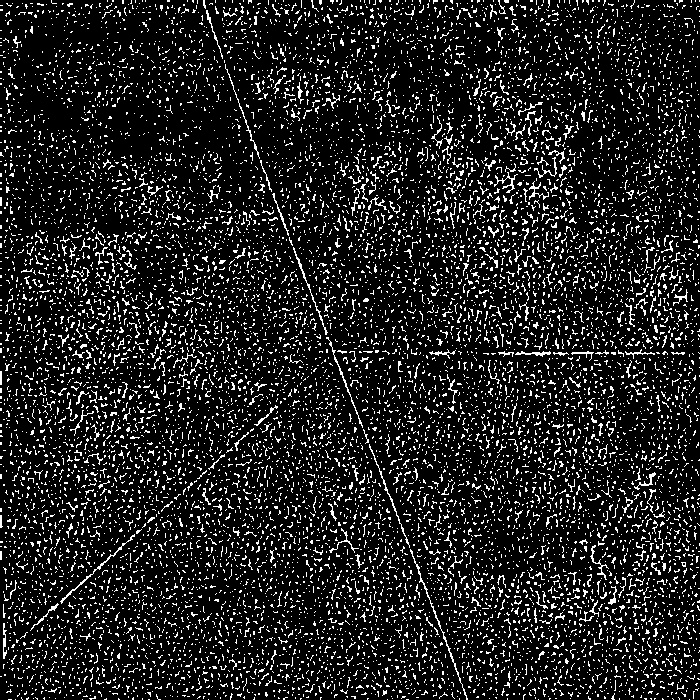
#> input picture summer_vacation/fold_paper_1/adaptive/7_adaptive.jpg, 700 x 700 px, found by its file name
$ python distance3.py
#> lines starting #> are read from the running program, lines starting #| are printed output that depends on the picture; after the words box and inside, x2 and y2 are one past the last pixel; in counts of white or black regions, pixels touching at a corner belong together
import cv2
import numpy as np
import matplotlib.pyplot as plt
import matplotlib

matplotlib.rcParams["font.sans-serif"] = ["Microsoft JhengHei", "SimHei", "DejaVu Sans"]
matplotlib.rcParams["axes.unicode_minus"] = False


def detect_all_points_in_binary_image(image_path, output_path="point"):
    """
    在二值化圖片中偵測所有的點（像素點）

    Args:
        image_path (str): 二值化圖片的路徑
        output_path (str): 輸出結果圖片的路徑（可選）

    Returns:
        tuple: (點的座標列表, 點的數量)
    """
#> called with image_path = 'adaptive\\7_adaptive.jpg', output_path = 'point'
    # 讀取圖像
    image = cv2.imread(image_path, cv2.IMREAD_GRAYSCALE)
#> image is the input picture: shape (700, 700); min 0, max 255, mean 32.4
    if image is None:
        print(f"無法讀取圖像文件: {image_path}")
        return [], 0

    print(f"圖像尺寸: {image.shape[1]} x {image.shape[0]}")
#| 圖像尺寸: 700 x 700

    # 確保圖像是二值化的
    if len(np.unique(image)) > 2:
        print("警告: 圖像不是純二值化的，正在進行二值化處理...")
        _, image = cv2.threshold(image, 127, 255, cv2.THRESH_BINARY)
#> image: shape (700, 700); 12.5% white in thin lines or dots

    # 方法1: 找出所有白色像素點（假設白色為前景）
    white_points = np.where(image == 255)
#> white_points = 61194 positions, rows 0 to 699, columns 0 to 699
    white_coordinates = list(zip(white_points[1], white_points[0]))  # (x, y) 格式
#> white_coordinates = 61194 items

    print(f"白色像素點數量: {len(white_coordinates)}")
#| 白色像素點數量: 61194

    # 創建可視化圖像
    if output_path or True:  # 總是顯示結果
        # 創建彩色圖像來標記點
        vis_image = cv2.cvtColor(image, cv2.COLOR_GRAY2BGR)
#> vis_image: shape (700, 700, 3); 12.5% white in thin lines or dots

        for x, y in white_coordinates:
            cv2.circle(vis_image, (x, y), 1, (0, 0, 255), -1)  # 紅色點
#> this loop made 61194 passes
#> x on passes 1 to 3: 51, 107, 112
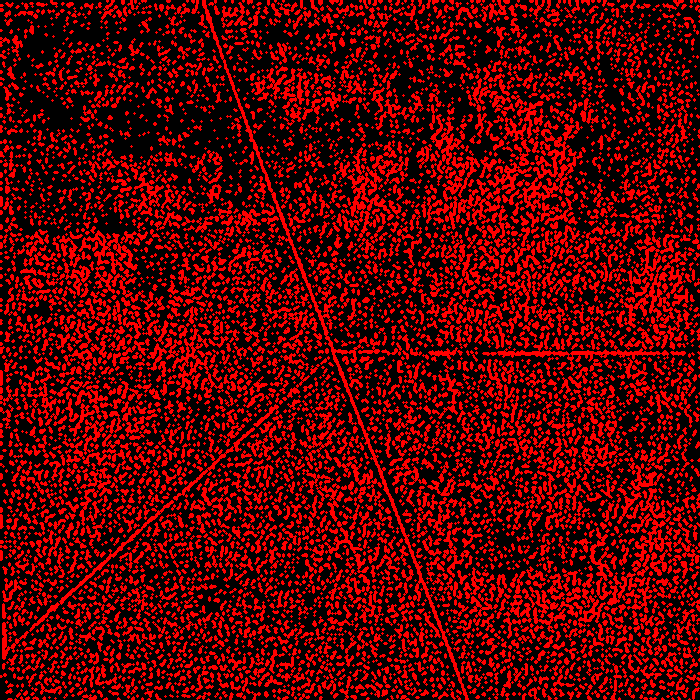
#> vis_image: shape (700, 700, 3); mean B, G, R 0, 0, 90.6

        # [14 lines of commented-out code are left out]

        if output_path:
            name = image_path.split("\\")[-1].split("_")[0]
            path = f"{output_path}\{name}_point.jpg"

            cv2.imwrite(path, vis_image)
            print(f"結果已儲存至: {path}")

        # plt.show()

    # 返回白色點作為主要結果（通常白色是前景）
    return white_coordinates, len(white_coordinates)


if __name__ == "__main__":
    image_path = r"adaptive\7_adaptive.jpg"  # 或者其他二值化圖像
    all_point, n_point = detect_all_points_in_binary_image(image_path)
#> all_point = 61194 items; n_point = 61194
    print(f"總白色點數量: {n_point}")
#| 總白色點數量: 61194
    print(f"所有點的座標: {all_point[:10]}... (總數: {n_point})")
#> (printed output is left out)

$ run again, with summer_vacation/fold_paper_1/adaptive/1_adaptive.jpg copied over summer_vacation/fold_paper_1/adaptive/7_adaptive.jpg
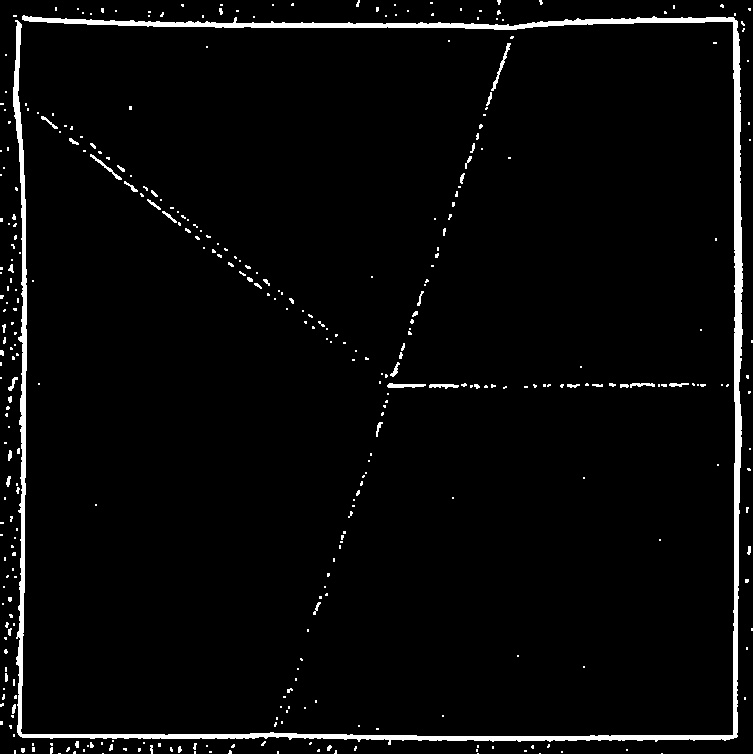
#> input picture summer_vacation/fold_paper_1/adaptive/1_adaptive.jpg, 753 x 754 px, found by its file name
#> in detect_all_points_in_binary_image, image is the input picture: shape (754, 753); min 0, max 255, mean 8.8
#| 圖像尺寸: 753 x 754
#> image: shape (754, 753); 3.4% white; 374 white regions (323 under 20 px), largest, box (x1, y1, x2, y2) and area: (13, 15, 743, 745) 14819, (491, 43, 511, 91) 150, (387, 383, 426, 388) 137
#> white_points = 19412 positions, rows 0 to 753, columns 0 to 752
#> white_coordinates = 19412 pairs, first value 0 to 752, second value 0 to 753
#| 白色像素點數量: 19412
#> the loop in detect_all_points_in_binary_image, `for x, y in white_coordinates:` made 19412 passes
#> (x, y) on passes 1 to 3: (358, 0), (359, 0), (497, 0)
#> after the loop in detect_all_points_in_binary_image, `for x, y in white_coordinates:`:
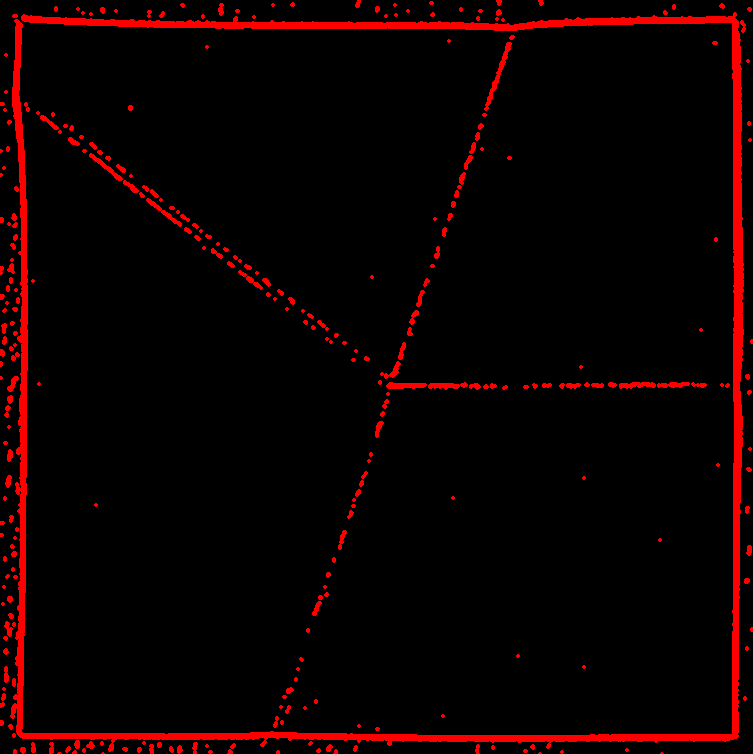
#> vis_image: shape (754, 753, 3); mean B, G, R 0, 0, 13.6
#> all_point has the same summary as white_coordinates in detect_all_points_in_binary_image; n_point = 19412
#| 總白色點數量: 19412
#> (printed output is left out)

$ run again, with summer_vacation/fold_paper_1/adaptive/8_adaptive.jpg copied over summer_vacation/fold_paper_1/adaptive/7_adaptive.jpg
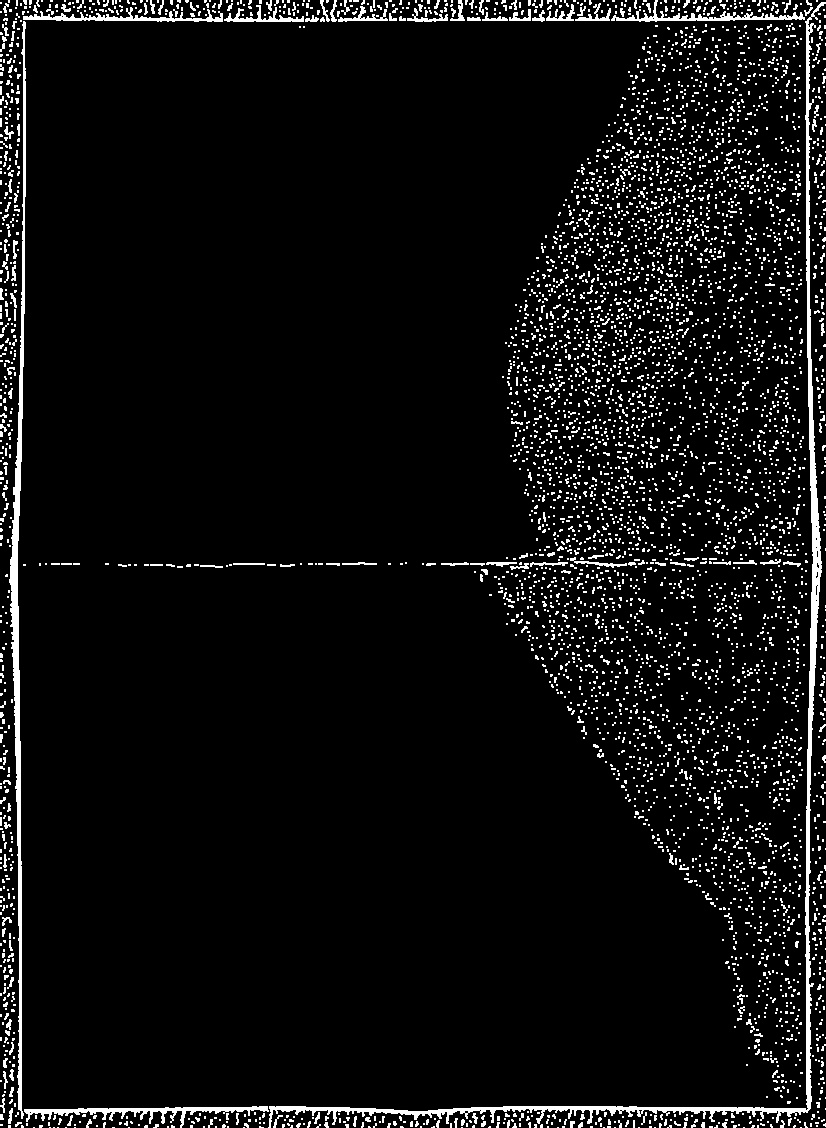
#> input picture summer_vacation/fold_paper_1/adaptive/8_adaptive.jpg, 826 x 1128 px, found by its file name
#> in detect_all_points_in_binary_image, image is the input picture: shape (1128, 826); min 0, max 255, mean 15.4
#| 圖像尺寸: 826 x 1128
#> image: shape (1128, 826); 6% white in thin lines or dots
#> white_points = 55908 positions, rows 0 to 1127, columns 0 to 825
#> white_coordinates = 55908 items
#| 白色像素點數量: 55908
#> the loop in detect_all_points_in_binary_image, `for x, y in white_coordinates:` made 55908 passes
#> x on passes 1 to 3: 8, 9, 16
#> after the loop in detect_all_points_in_binary_image, `for x, y in white_coordinates:`:
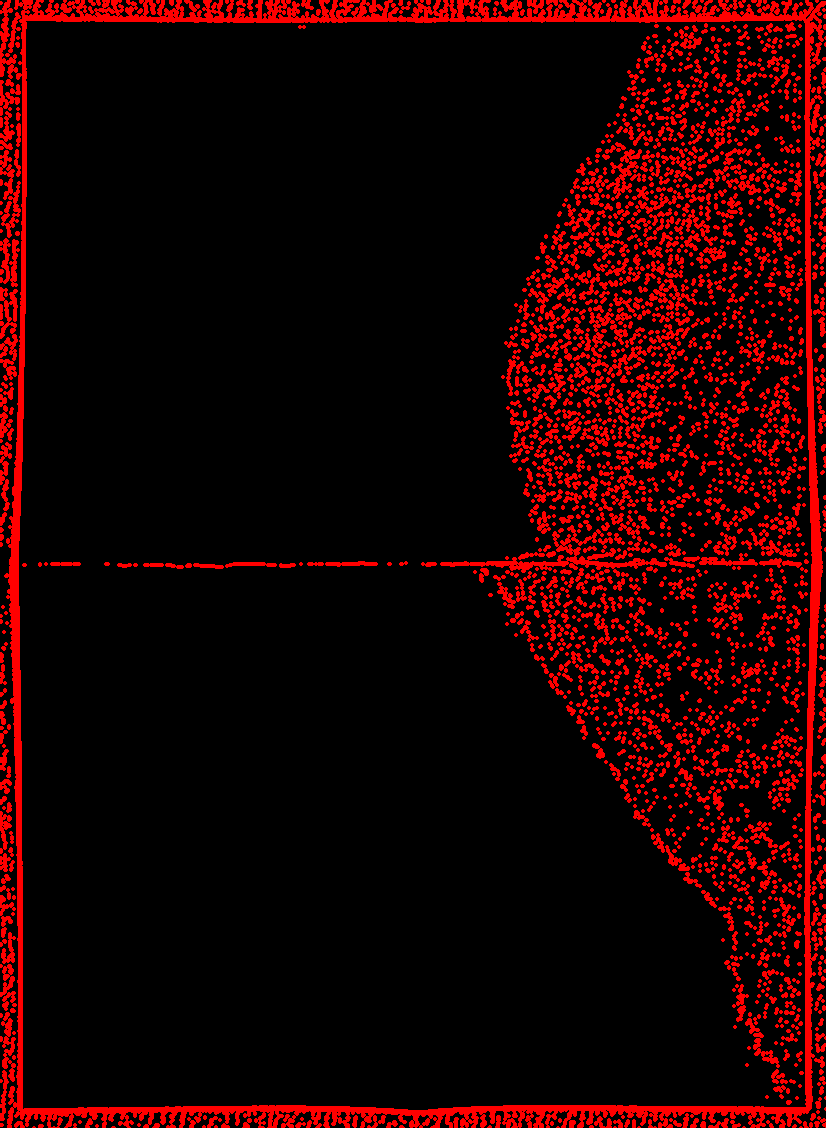
#> vis_image: shape (1128, 826, 3); mean B, G, R 0, 0, 32.5
#> n_point = 55908
#| 總白色點數量: 55908
#> (printed output is left out)

$ run again, with summer_vacation/fold_paper_1/adaptive/9_adaptive.jpg copied over summer_vacation/fold_paper_1/adaptive/7_adaptive.jpg
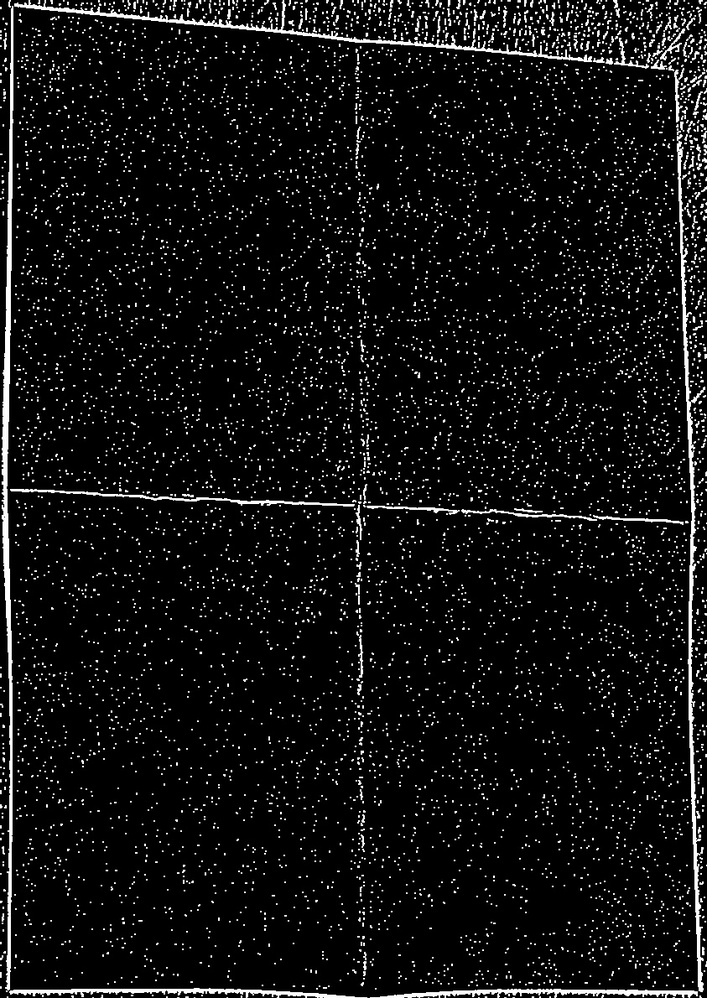
#> input picture summer_vacation/fold_paper_1/adaptive/9_adaptive.jpg, 707 x 998 px, shrunk from 843 x 1190 before the run, found by its file name
#> in detect_all_points_in_binary_image, image is the input picture: shape (998, 707); min 0, max 255, mean 16.9
#| 圖像尺寸: 707 x 998
#> in detect_all_points_in_binary_image, `_, image = cv2.threshold(image, 127, 255, cv2.THRESH_BINARY)`:
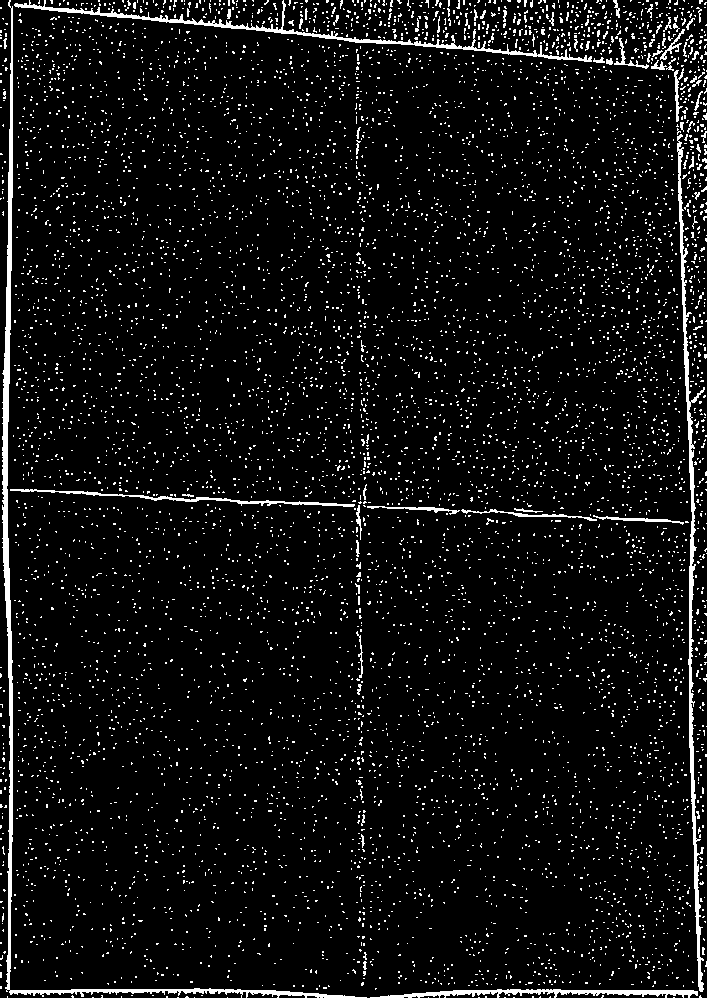
#> image: shape (998, 707); 5.9% white in thin lines or dots
#> white_points = 41963 positions, rows 0 to 997, columns 0 to 706
#> white_coordinates = 41963 items
#| 白色像素點數量: 41963
#> the loop in detect_all_points_in_binary_image, `for x, y in white_coordinates:` made 41963 passes
#> x on passes 1 to 3: 9, 10, 29
#> after the loop in detect_all_points_in_binary_image, `for x, y in white_coordinates:`:
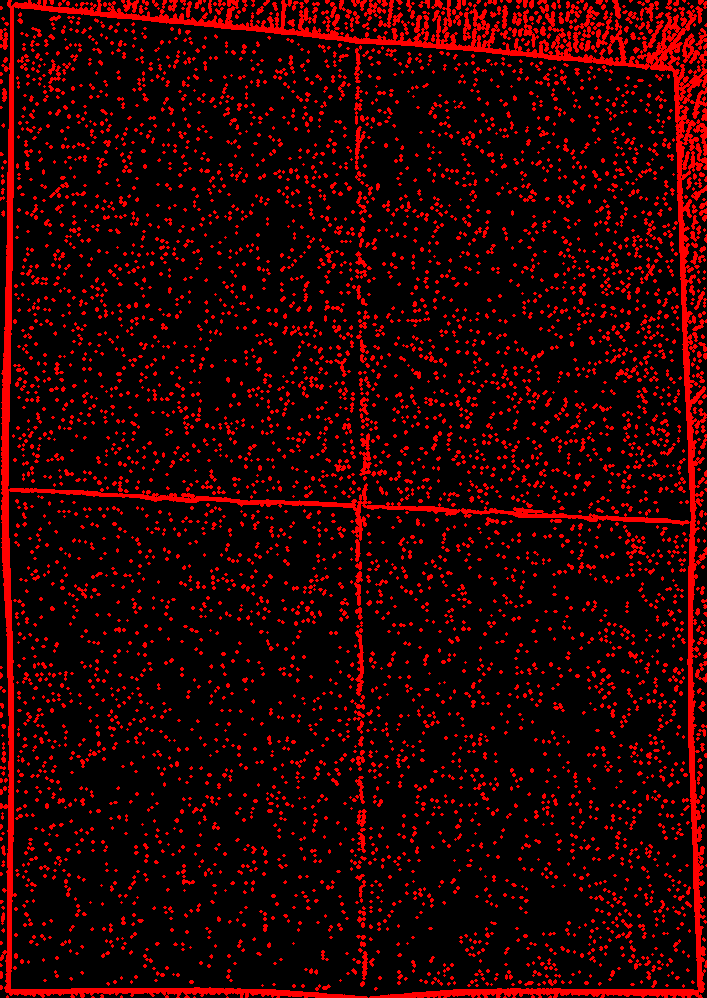
#> vis_image: shape (998, 707, 3); mean B, G, R 0, 0, 38
#> n_point = 41963
#| 總白色點數量: 41963
#> (printed output is left out)
